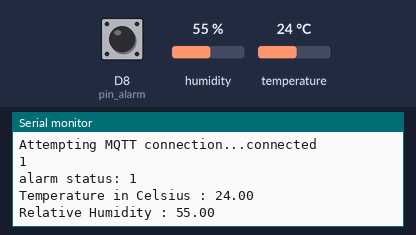
Simulated run of this sketch. Board: ESP8266 (Wemos D1 mini). Parts: the last lines printed to the serial monitor. The inputs (shaded band) are chosen by the test bench; at power-on: humidity 55 %, D8 (pin_alarm) HIGH, temperature 24 °C. WiFi joins after 1.5 s; servers stay silent unless stated; no MQTT or app messages arrive unless stated.

Above: at 2.7 s.
2.8 s: humidity set to 22 %
At 5.2 s:
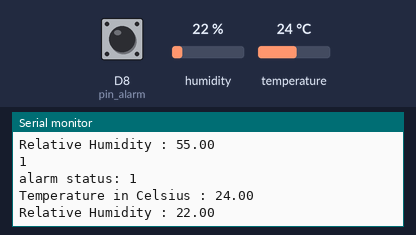
5.5 s: D8 (pin_alarm) pulled LOW for 2.4 s
9.4 s: temperature set to 12 °C
At 11.3 s:
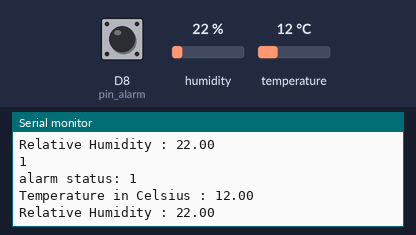
12.1 s: humidity set to 40 %
At 14.4 s:
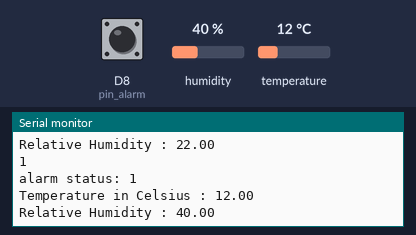
Timing chart, 0 to 15.8 s (numbered marks = the images above; inputs shaded):
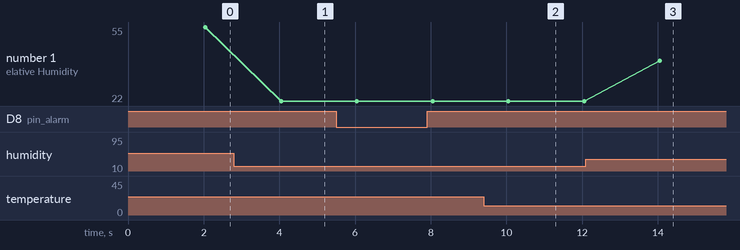

Measured:
- after the input at 2.8 s, the serial monitor: prints a new line after 1.2 s (image 1)
- after the input at 9.4 s, the serial monitor: prints a new line after 0.65 s (image 2)
- after the input at 12.1 s, the serial monitor: prints a new line after 1.9 s (image 3)
- plotted number 1: 55 → 22 after the input at 2.8 s, 22 → 40 after the input at 12.1 s

The sketch:

sketch.ino
```cpp
// sg 6 may 2019
// started from: https://github.com/esp8266-examples/ota-mqtt/blob/master/ota-mqtt/ota-mqtt.ino
// edited to my home assistant framework using a wemos D1 R1
// 2 aug 2019: added SHT30

#include <ESP8266WiFi.h>  //For ESP8266
#include <PubSubClient.h> //For MQTT
#include <ESP8266mDNS.h>  //For OTA
#include <WiFiUdp.h>      //For OTA
#include <ArduinoOTA.h>   //For OTA
#include <WEMOS_SHT3X.h> //For SHT30

#include "configuration.h" // to store passwords of mqtt and wifi

SHT3X sht30(0x45);
float Temp;
float Hum;

String mqtt_client_id = "ESP8266-"; //This text is concatenated with ChipId to get unique client_id
//MQTT Topic configuration
String mqtt_base_topic = "/sensor/" + mqtt_client_id + "/data";
#define humidity_topic "/humidity"
#define temperature_topic "/temperature"
#define alarm_topic "/alarm"

//MQTT client
WiFiClient espClient;
PubSubClient mqtt_client(espClient);

//Necesary to make Arduino Software autodetect OTA device
WiFiServer TelnetServer(8266);

const int pin_alarm = D8;

void setup_wifi() {
  delay(10);
  Serial.print("Connecting to ");
  Serial.print(wifi_ssid);
  WiFi.begin(wifi_ssid, wifi_password);
  while (WiFi.status() != WL_CONNECTED) {
    delay(500);
    Serial.print(".");
  }
  Serial.println("OK");
  Serial.print("   IP address: ");
  Serial.println(WiFi.localIP());
}

void setup() {
  Serial.begin(115200);
  Serial.println("\r\nBooting...");

  setup_wifi();

  Serial.print("Configuring OTA device...");
  TelnetServer.begin();   //Necesary to make Arduino Software autodetect OTA device
  ArduinoOTA.onStart([]() {
    Serial.println("OTA starting...");
  });
  ArduinoOTA.onEnd([]() {
    Serial.println("OTA update finished!");
    Serial.println("Rebooting...");
  });
  ArduinoOTA.onProgress([](unsigned int progress, unsigned int total) {
    Serial.printf("OTA in progress: %u%%\r\n", (progress / (total / 100)));
  });
  ArduinoOTA.onError([](ota_error_t error) {
    Serial.printf("Error[%u]: ", error);
    if (error == OTA_AUTH_ERROR) Serial.println("Auth Failed");
    else if (error == OTA_BEGIN_ERROR) Serial.println("Begin Failed");
    else if (error == OTA_CONNECT_ERROR) Serial.println("Connect Failed");
    else if (error == OTA_RECEIVE_ERROR) Serial.println("Receive Failed");
    else if (error == OTA_END_ERROR) Serial.println("End Failed");
  });
  ArduinoOTA.begin();
  Serial.println("OK");

  Serial.println("Configuring MQTT server...");
  mqtt_client_id = mqtt_client_id + ESP.getChipId();
  mqtt_base_topic = "/sensor/" + mqtt_client_id + "/data";
  mqtt_client.setServer(mqtt_server, 1883);
  Serial.printf("   Server IP: %s\r\n", mqtt_server);
  Serial.printf("   Username:  %s\r\n", mqtt_user);
  Serial.println("   Cliend Id: " + mqtt_client_id);
  Serial.println("   MQTT configured!");

  Serial.println("Setup completed! Running app...");


  pinMode(pin_alarm, INPUT_PULLUP);
}


void mqtt_reconnect() {
  // Loop until we're reconnected
  while (!mqtt_client.connected()) {
    Serial.print("Attempting MQTT connection...");
    // Attempt to connect
    // If you do not want to use a username and password, change next line to
    // if (client.connect("ESP8266Client")) {
    if (mqtt_client.connect(mqtt_client_id.c_str(), mqtt_user, mqtt_password)) {
      Serial.println("connected");
    } else {
      Serial.print("failed, rc=");
      Serial.print(mqtt_client.state());
      Serial.println(" try again in 5 seconds");
      // Wait 5 seconds before retrying
      delay(5000);
    }
  }
}


bool checkBound(float newValue, float prevValue, float maxDiff) {
  return (true);
  return newValue < prevValue - maxDiff || newValue > prevValue + maxDiff;
}


long now = 0; //in ms
long lastMsg = 0;
float temp = 0.0;
float hum = 0.0;
float diff = 1.0;
int min_timeout = 2000; //in ms

void loop() {

  ArduinoOTA.handle();

  if (!mqtt_client.connected())
  {
    mqtt_reconnect();
  }
  mqtt_client.loop();

  now = millis();
  if (now - lastMsg > min_timeout) {
    lastMsg = now;
    now = millis();
    int alarm_state = digitalRead(pin_alarm);
    Serial.println(alarm_state);

    //    String alarm_state_str="";
    //    alarm_state_str=alarm_state_str+alarm_state;
    //    Serial.println(alarm_state_str);
    Serial.print("alarm status: ");
    Serial.println(String(alarm_state).c_str());

    //    mqtt_client.publish("sensor/alarm", String(alarm_state).c_str(), true);
    mqtt_client.publish((mqtt_base_topic + alarm_topic).c_str(), String(alarm_state).c_str(), true);

    if (sht30.get() == 0) {
      Temp = sht30.cTemp;
      Hum = sht30.humidity;

      Serial.print("Temperature in Celsius : ");
      Serial.println(Temp);
      Serial.print("Relative Humidity : ");
      Serial.println(Hum);
      Serial.println();
    }
    else
    {
      Serial.println("Error!");
      Temp = 99999;
      Hum = 99999;
    }

    mqtt_client.publish((mqtt_base_topic + temperature_topic).c_str(), String(Temp).c_str(), true);
    mqtt_client.publish((mqtt_base_topic + humidity_topic).c_str(), String(Hum).c_str(), true);

  }


}
```

configuration.h
```cpp
//WIFI configuration
#define wifi_ssid ""
#define wifi_password ""

//MQTT configuration
#define mqtt_server "192.168.x.x"
#define mqtt_user ""
#define mqtt_password ""
```
